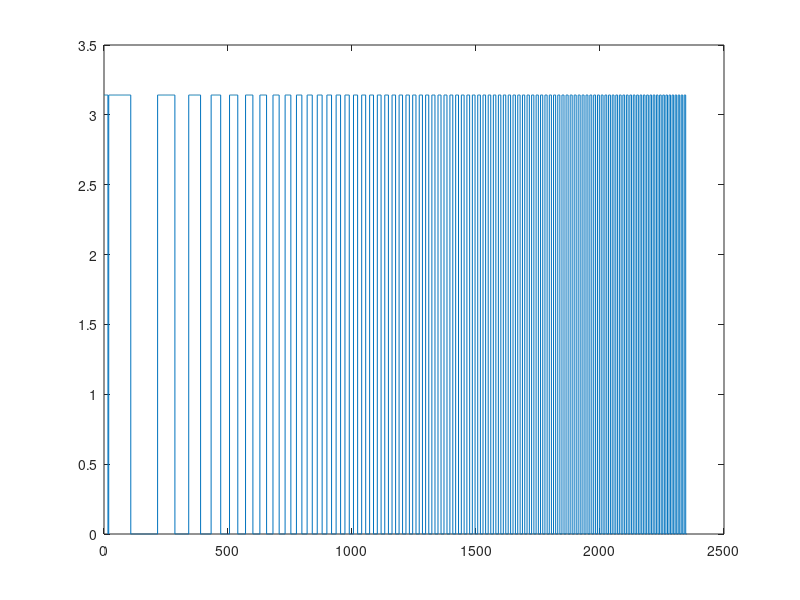

This chart was generated by the following MATLAB code: (Note: this script raises an error after producing the figure.)
%srivastavajmps16 Figure 1 (a, b and c) method applied to Lead - Silicone
clc;
clear;
w=8*2*pi*10^5;   % The first digit "x" in this line fixes the frequency to be x kHz
mu1=1.49*10^10;
mu2=4*10^4;
ro1=11600;
ro2=1300;
h1=0.0013;
h2=0.003;
h=h1+h2;
coef11=(ro1/mu1)*(w^2);
coef12=(ro2/mu2)*(w^2);

limsup=2500;
step=0.1;
K2h=0:step:limsup;
K2=K2h/h;
k11=sqrt(coef11-(K2.^2));
k12=sqrt(coef12-(K2.^2));
num2=mu2*k12;
num1=mu1*k11;
coefaux1=num2./num1;
coefaux2=num1./num2;
coefaux=coefaux1+coefaux2;

trM1=cos(h2*k12).*cos(h1*k11);
trM2=0.5*coefaux.*sin(h2*k12).*sin(h1*k11);
trM=trM1-trM2;
atrM=acos(trM);
iatrM=imag(acos(trM));
ratrM=real(acos(trM));

for j = 1:(limsup*(1/step))
    if sign(iatrM(j))*sign(iatrM(j+1)) == -1
        x=(j+1)*step;
    end
end 
disp(x)

l1=plot(K2h,ratrM);
l1.Color='blue';
hold on
l2=plot(K2h, iatrM);
%ylim([-10000 10000])
l2.Color='magenta';
%legend({'real(K1h)','imag(K1h)'},'Location','southwest')
xlabel('K2h'); 
ylabel('K1h'); 
headline='f='+string(w/(2*pi*1000))+' kHz';
%prompt=text(limsup/10, 700, headline);
grid;
